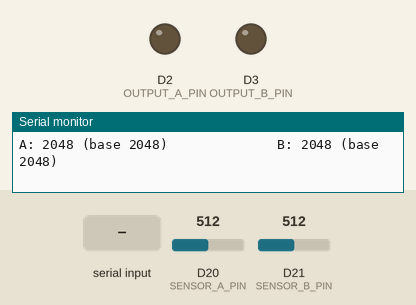
Simulated run of this sketch. Board: Arduino Zero (SAMD21). Shown: output pins drawn as LEDs (lit = HIGH), the last lines printed to the serial monitor. Inputs (shaded band) come from the test bench; at power-on: D20 (SENSOR_A_PIN) = 512, D21 (SENSOR_B_PIN) = 512 (analog values on the 0–1023 scale).

Above: at 1.2 s.
1.3 s: D20 (SENSOR_A_PIN) set to 446
2.8 s: D20 (SENSOR_A_PIN) set to 421
At 3.4 s:
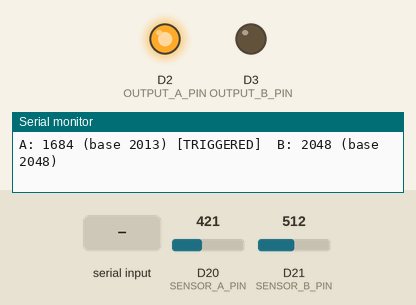
4.3 s: D21 (SENSOR_B_PIN) set to 447
5.8 s: D21 (SENSOR_B_PIN) set to 425
At 6.6 s:
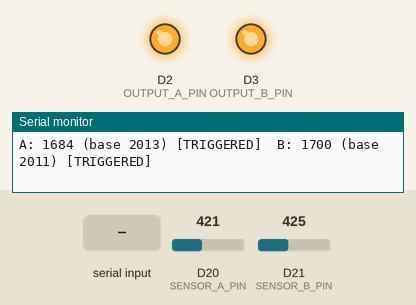
7.3 s: "1" received over Serial
At 8.5 s:
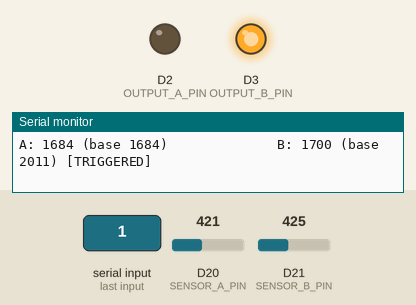
8.8 s: "B" received over Serial
At 9.7 s:
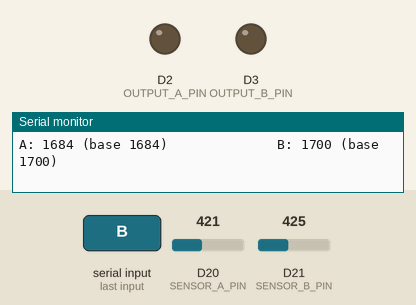
Timing chart, 0 to 11.4 s (numbered marks = the images above; inputs shaded):
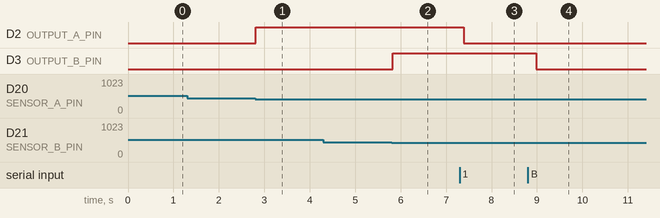

The sketch:

carpark1.ino
```cpp
const int SENSOR_A_PIN = 20;  // A6
const int SENSOR_B_PIN = 21;  // A7
const int OUTPUT_A_PIN = 2;
const int OUTPUT_B_PIN = 3;
const int BAUD_RATE    = 115200;
const int SAMPLE_MS    = 100;

// Trigger is relative to an ambient baseline instead of a static threshold,
// so changing light conditions don't cause false triggers.
const int   TRIGGER_DELTA   = 300;    // counts below baseline that counts as a trigger
const int   CAL_SAMPLES     = 20;     // samples averaged per baseline calibration
const int   CAL_SAMPLE_MS   = 2;      // delay between calibration samples
const float BASELINE_ALPHA  = 0.01;   // slow drift toward ambient while untriggered

float baselineA, baselineB;

float calibrate(int pin) {
  long sum = 0;
  for (int i = 0; i < CAL_SAMPLES; i++) {
    sum += analogRead(pin);
    delay(CAL_SAMPLE_MS);
  }
  return (float)sum / CAL_SAMPLES;
}

void calibrateBaselines(Stream &port) {
  baselineA = calibrate(SENSOR_A_PIN);
  baselineB = calibrate(SENSOR_B_PIN);
  port.print("BASELINE A: ");
  port.print((int)baselineA);
  port.print(" B: ");
  port.println((int)baselineB);
}

// Commands from the Pi (or USB serial for debugging):
//   B - calibrate both sensors
//   1 - calibrate sensor A only
//   2 - calibrate sensor B only
void handleCommand(Stream &port) {
  char c = port.read();
  if (c == 'B' || c == 'b') {
    baselineA = calibrate(SENSOR_A_PIN);
    baselineB = calibrate(SENSOR_B_PIN);
    // Fresh baseline means untriggered - drop outputs before acknowledging
    digitalWrite(OUTPUT_A_PIN, LOW);
    digitalWrite(OUTPUT_B_PIN, LOW);
    port.print("BASELINE A: ");
    port.print((int)baselineA);
    port.print(" B: ");
    port.println((int)baselineB);
  } else if (c == '1') {
    baselineA = calibrate(SENSOR_A_PIN);
    digitalWrite(OUTPUT_A_PIN, LOW);
    port.print("BASELINE A: ");
    port.println((int)baselineA);
  } else if (c == '2') {
    baselineB = calibrate(SENSOR_B_PIN);
    digitalWrite(OUTPUT_B_PIN, LOW);
    port.print("BASELINE B: ");
    port.println((int)baselineB);
  }
}

void setup() {
  Serial.begin(BAUD_RATE);
  Serial1.begin(9600);  // Pi UART link (RX1/TX1)
  analogReadResolution(12);  // 0-4095

  // Pullups keep pin high when phototransistor is off (no reflection)
  pinMode(SENSOR_A_PIN, INPUT_PULLUP);
  pinMode(SENSOR_B_PIN, INPUT_PULLUP);

  pinMode(OUTPUT_A_PIN, OUTPUT);
  pinMode(OUTPUT_B_PIN, OUTPUT);

  // Initial calibration - nothing should be in front of the sensors at boot
  calibrateBaselines(Serial);
}

void loop() {
  if (Serial.available())  handleCommand(Serial);
  if (Serial1.available()) handleCommand(Serial1);

  int rawA = analogRead(SENSOR_A_PIN);
  int rawB = analogRead(SENSOR_B_PIN);

  bool trigA = rawA < baselineA - TRIGGER_DELTA;
  bool trigB = rawB < baselineB - TRIGGER_DELTA;

  // Track slow ambient changes while untriggered
  if (!trigA) baselineA += BASELINE_ALPHA * (rawA - baselineA);
  if (!trigB) baselineB += BASELINE_ALPHA * (rawB - baselineB);

  digitalWrite(OUTPUT_A_PIN, trigA ? HIGH : LOW);
  digitalWrite(OUTPUT_B_PIN, trigB ? HIGH : LOW);

  Serial.print("A: ");
  Serial.print(rawA);
  Serial.print(" (base ");
  Serial.print((int)baselineA);
  Serial.print(")");
  Serial.print(trigA ? " [TRIGGERED]" : "            ");
  Serial.print("  B: ");
  Serial.print(rawB);
  Serial.print(" (base ");
  Serial.print((int)baselineB);
  Serial.print(")");
  Serial.println(trigB ? " [TRIGGERED]" : "");

  delay(SAMPLE_MS);
}
```

Measured:
- the behaviour switches between 437 and 436 on D20 (SENSOR_A_PIN) (found by bisection; images 0 and 1)
- the behaviour switches between 437 and 436 on D21 (SENSOR_B_PIN) (found by bisection; images 1 and 2)
- after the input at 2.8 s, D2 (OUTPUT_A_PIN): LOW → HIGH at once
- after the input at 5.8 s, D3 (OUTPUT_B_PIN): LOW → HIGH at once
- after the input at 7.3 s, D2 (OUTPUT_A_PIN): HIGH → LOW after 0.08 s
- after the input at 8.8 s, D3 (OUTPUT_B_PIN): HIGH → LOW after 0.18 s
